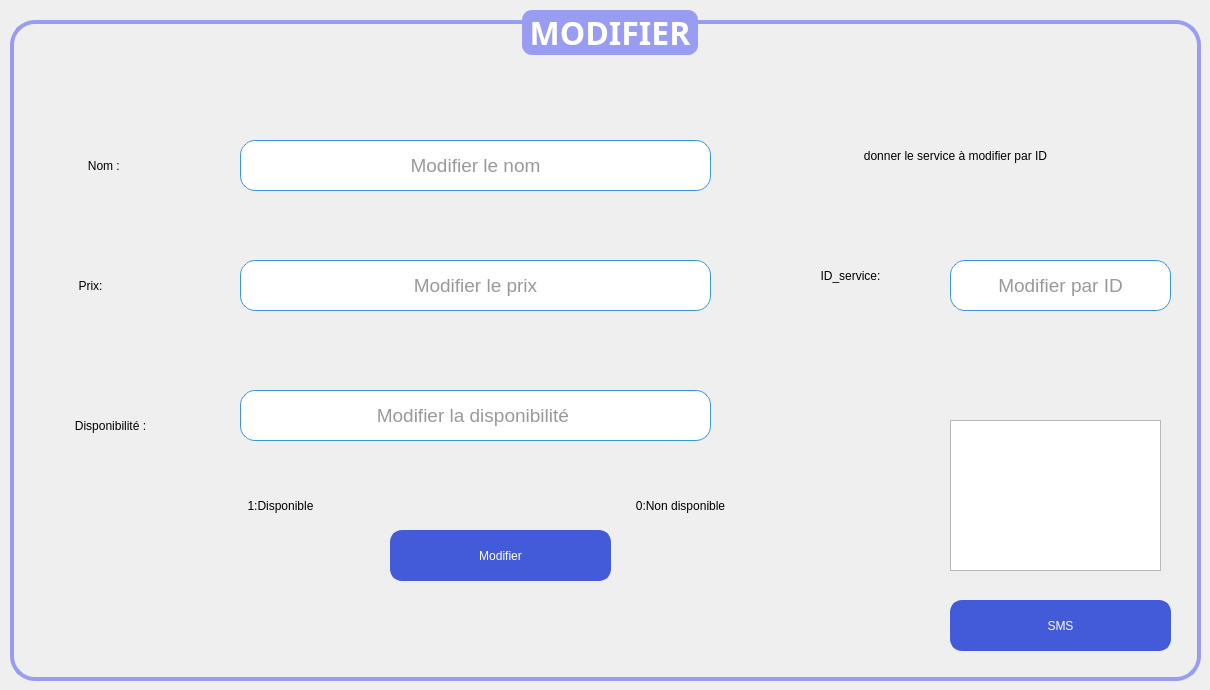
      <widget class="QWidget" name="Modifier_2">
       <attribute name="title">
        <string>modifier+SMS </string>
       </attribute>
       <widget class="QGroupBox" name="groupBox_9">
        <property name="geometry">
         <rect>
          <x>10</x>
          <y>10</y>
          <width>1191</width>
          <height>671</height>
         </rect>
        </property>
        <property name="font">
         <font>
          <family>Trebuchet MS</family>
          <pointsize>24</pointsize>
          <bold>true</bold>
         </font>
        </property>
        <property name="styleSheet">
         <string notr="true">/* Style de base pour la QGroupBox */
QGroupBox {
    border: 4px solid #999DF2; /* Bordure de la même couleur que le fond du titre */
    border-radius: 25px; /* Coins arrondis */
    margin-top: 10px; /* Marge en haut */
}

/* Style du titre de la QGroupBox */
QGroupBox::title {
    subcontrol-origin: margin;
    subcontrol-position: top center;
    padding: 0 3px;
    background-color: #999DF2; /* Fond remplacé par #999DF2 */
    color: #ffffff; /* Texte blanc pour le titre */
    border-radius: 10px; /* Coins arrondis du titre */
}

/* Style des QLabel à l'intérieur de la QGroupBox */
QLabel {
    color: #000000; /* Couleur du texte */
}

/* Style des QRadioButton à l'intérieur de la QGroupBox */
QRadioButton {
    color: #333333; /* Couleur du texte */
}

/* Style des QComboBox à l'intérieur de la QGroupBox */
QComboBox {
    background-color: #ffffff; /* Fond blanc */
    color: #333333; /* Couleur du texte */
    border: 1px solid #3498db; /* Bordure bleue */
    border-radius: 3px; /* Coins arrondis */
    padding: 2px; /* Espacement interne */
}

/* Style des QLineEdit à l'intérieur de la QGroupBox */
QLineEdit {
    background-color: #ffffff; /* Fond blanc */
    color: #333333; /* Couleur du texte */
    border: 1px solid #3498db; /* Bordure bleue */
    border-radius: 3px; /* Coins arrondis */
    padding: 2px; /* Espacement interne */
}

/* Style des QSpinBox à l'intérieur de la QGroupBox */
QSpinBox {
    background-color: #ffffff; /* Fond blanc */
    color: #333333; /* Couleur du texte */
    border: 1px solid #3498db; /* Bordure bleue */
    border-radius: 3px; /* Coins arrondis */
    padding: 2px; /* Espacement interne */
}

/* Style général pour les widgets lorsqu'ils sont désactivés */
QWidget:disabled {
    background-color: #f0f0f0; /* Fond gris clair pour les widgets désactivés */
    color: #a0a0a0; /* Couleur du texte grise pour les widgets désactivés */
}</string>
        </property>
        <property name="title">
         <string>MODIFIER</string>
        </property>
        <property name="alignment">
         <set>Qt::AlignmentFlag::AlignCenter</set>
        </property>
        <widget class="QLabel" name="label_44">
         <property name="geometry">
          <rect>
           <x>30</x>
           <y>140</y>
           <width>131</width>
           <height>31</height>
          </rect>
         </property>
         <property name="styleSheet">
          <string notr="true">font: italic 14pt &quot;Times New Roman&quot;;
border-radius :15px</string>
         </property>
         <property name="text">
          <string>Nom : </string>
         </property>
         <property name="alignment">
          <set>Qt::AlignmentFlag::AlignCenter</set>
         </property>
        </widget>
        <widget class="QLabel" name="label_46">
         <property name="geometry">
          <rect>
           <x>-10</x>
           <y>260</y>
           <width>181</width>
           <height>31</height>
          </rect>
         </property>
         <property name="styleSheet">
          <string notr="true">font: italic 14pt &quot;Times New Roman&quot;;
border-radius :15px</string>
         </property>
         <property name="text">
          <string>Prix:</string>
         </property>
         <property name="alignment">
          <set>Qt::AlignmentFlag::AlignCenter</set>
         </property>
        </widget>
        <widget class="QLabel" name="label_47">
         <property name="geometry">
          <rect>
           <x>30</x>
           <y>400</y>
           <width>141</width>
           <height>31</height>
          </rect>
         </property>
         <property name="styleSheet">
          <string notr="true">font: italic 14pt &quot;Times New Roman&quot;;
border-radius :15px</string>
         </property>
         <property name="text">
          <string>Disponibilité :</string>
         </property>
         <property name="alignment">
          <set>Qt::AlignmentFlag::AlignCenter</set>
         </property>
        </widget>
        <widget class="QLineEdit" name="l6">
         <property name="geometry">
          <rect>
           <x>230</x>
           <y>130</y>
           <width>471</width>
           <height>51</height>
          </rect>
         </property>
         <property name="font">
          <font>
           <pointsize>14</pointsize>
          </font>
         </property>
         <property name="styleSheet">
          <string notr="true">border-radius :15px</string>
         </property>
         <property name="alignment">
          <set>Qt::AlignmentFlag::AlignCenter</set>
         </property>
         <property name="placeholderText">
          <string>Modifier le nom</string>
         </property>
        </widget>
        <widget class="QLineEdit" name="l8">
         <property name="geometry">
          <rect>
           <x>230</x>
           <y>380</y>
           <width>471</width>
           <height>51</height>
          </rect>
         </property>
         <property name="font">
          <font>
           <pointsize>14</pointsize>
          </font>
         </property>
         <property name="styleSheet">
          <string notr="true">border-radius :15px</string>
         </property>
         <property name="alignment">
          <set>Qt::AlignmentFlag::AlignCenter</set>
         </property>
         <property name="placeholderText">
          <string>Modifier la disponibilité </string>
         </property>
        </widget>
        <widget class="QPushButton" name="modifierButton">
         <property name="geometry">
          <rect>
           <x>380</x>
           <y>520</y>
           <width>221</width>
           <height>51</height>
          </rect>
         </property>
         <property name="styleSheet">
          <string notr="true">/* Style de base pour le QPushButton */
QPushButton {
    background-color: #435AD9;  /* Bleu vif pour un look frais et moderne */
    color: #ffffff;              /* Texte blanc */
    border: 3px solid #435AD9;  /* Bordure de la même couleur que le fond */
    border-radius: 12px;        /* Coins arrondis */
    padding: 8px 12px;          /* Espacement interne */
    font: 75 18pt &quot;Times New Roman&quot;; /* Police en gras */
}

/* Style du QPushButton lorsqu'il est survolé */
QPushButton:hover {
    background-color: #5f7cd8;   /* Bleu plus clair au survol */
    border: 3px solid #5f7cd8;   /* Bordure de la même couleur que le fond survolé */
}

/* Style du QPushButton lorsqu'il est pressé (clic) */
QPushButton:pressed {
    background-color: #3b4fbf;   /* Bleu foncé au clic */
    border: 3px solid #3b4fbf;   /* Bordure de la même couleur que le fond pressé */
}

/* Style du QPushButton lorsqu'il est en focus (tabulation) */
QPushButton:focus {
    outline: none;               /* Supprimer le contour par défaut */
    border: 2px solid #2e8a56;  /* Bordure plus foncée lorsqu'en focus */
}

/* Style du QPushButton lorsqu'il est désactivé */
QPushButton:disabled {
    background-color: #b0b0b0;   /* Fond gris clair pour les boutons désactivés */
    color: #707070;              /* Couleur du texte grise pour les boutons désactivés */
    border: 2px solid #b0b0b0;   /* Bordure grise pour les boutons désactivés */
}

/* Style général pour les widgets lorsqu'ils sont désactivés */
QWidget:disabled {
    background-color: #f0f0f0;   /* Fond gris clair pour les widgets désactivés */
    color: #a0a0a0;              /* Couleur du texte grise pour les widgets désactivés */
}
</string>
         </property>
         <property name="text">
          <string>Modifier</string>
         </property>
        </widget>
        <widget class="QLineEdit" name="lineedit_id_modif_2">
         <property name="geometry">
          <rect>
           <x>940</x>
           <y>250</y>
           <width>221</width>
           <height>51</height>
          </rect>
         </property>
         <property name="font">
          <font>
           <pointsize>14</pointsize>
          </font>
         </property>
         <property name="styleSheet">
          <string notr="true">border-radius :15px</string>
         </property>
         <property name="alignment">
          <set>Qt::AlignmentFlag::AlignCenter</set>
         </property>
         <property name="placeholderText">
          <string>Modifier par ID</string>
         </property>
        </widget>
        <widget class="QLabel" name="label_52">
         <property name="geometry">
          <rect>
           <x>770</x>
           <y>250</y>
           <width>141</width>
           <height>31</height>
          </rect>
         </property>
         <property name="styleSheet">
          <string notr="true">font: italic 14pt &quot;Times New Roman&quot;;
border-radius :15px</string>
         </property>
         <property name="text">
          <string>ID_service:</string>
         </property>
         <property name="alignment">
          <set>Qt::AlignmentFlag::AlignCenter</set>
         </property>
        </widget>
        <widget class="QLabel" name="label_53">
         <property name="geometry">
          <rect>
           <x>760</x>
           <y>130</y>
           <width>371</width>
           <height>31</height>
          </rect>
         </property>
         <property name="styleSheet">
          <string notr="true">font: italic 14pt &quot;Times New Roman&quot;;
border-radius :15px</string>
         </property>
         <property name="text">
          <string>donner le service à modifier par ID</string>
         </property>
         <property name="alignment">
          <set>Qt::AlignmentFlag::AlignCenter</set>
         </property>
        </widget>
        <widget class="QLineEdit" name="l7">
         <property name="geometry">
          <rect>
           <x>230</x>
           <y>250</y>
           <width>471</width>
           <height>51</height>
          </rect>
         </property>
         <property name="font">
          <font>
           <pointsize>14</pointsize>
          </font>
         </property>
         <property name="styleSheet">
          <string notr="true">border-radius :15px</string>
         </property>
         <property name="alignment">
          <set>Qt::AlignmentFlag::AlignCenter</set>
         </property>
         <property name="placeholderText">
          <string>Modifier le prix</string>
         </property>
        </widget>
        <widget class="QLabel" name="label_54">
         <property name="geometry">
          <rect>
           <x>170</x>
           <y>480</y>
           <width>201</width>
           <height>31</height>
          </rect>
         </property>
         <property name="styleSheet">
          <string notr="true">font: italic 14pt &quot;Times New Roman&quot;;
border-radius :15px</string>
         </property>
         <property name="text">
          <string>1:Disponible</string>
         </property>
         <property name="alignment">
          <set>Qt::AlignmentFlag::AlignCenter</set>
         </property>
        </widget>
        <widget class="QLabel" name="label_55">
         <property name="geometry">
          <rect>
           <x>570</x>
           <y>480</y>
           <width>201</width>
           <height>31</height>
          </rect>
         </property>
         <property name="styleSheet">
          <string notr="true">font: italic 14pt &quot;Times New Roman&quot;;
border-radius :15px</string>
         </property>
         <property name="text">
          <string>0:Non disponible</string>
         </property>
         <property name="alignment">
          <set>Qt::AlignmentFlag::AlignCenter</set>
         </property>
        </widget>
        <widget class="QPushButton" name="sendSMSButton">
         <property name="geometry">
          <rect>
           <x>940</x>
           <y>590</y>
           <width>221</width>
           <height>51</height>
          </rect>
         </property>
         <property name="styleSheet">
          <string notr="true">/* Style de base pour le QPushButton */
QPushButton {
    background-color: #435AD9;  /* Bleu vif pour un look frais et moderne */
    color: #ffffff;              /* Texte blanc */
    border: 3px solid #435AD9;  /* Bordure de la même couleur que le fond */
    border-radius: 12px;        /* Coins arrondis */
    padding: 8px 12px;          /* Espacement interne */
    font: 75 18pt &quot;Times New Roman&quot;; /* Police en gras */
}

/* Style du QPushButton lorsqu'il est survolé */
QPushButton:hover {
    background-color: #5f7cd8;   /* Bleu plus clair au survol */
    border: 3px solid #5f7cd8;   /* Bordure de la même couleur que le fond survolé */
}

/* Style du QPushButton lorsqu'il est pressé (clic) */
QPushButton:pressed {
    background-color: #3b4fbf;   /* Bleu foncé au clic */
    border: 3px solid #3b4fbf;   /* Bordure de la même couleur que le fond pressé */
}

/* Style du QPushButton lorsqu'il est en focus (tabulation) */
QPushButton:focus {
    outline: none;               /* Supprimer le contour par défaut */
    border: 2px solid #2e8a56;  /* Bordure plus foncée lorsqu'en focus */
}

/* Style du QPushButton lorsqu'il est désactivé */
QPushButton:disabled {
    background-color: #b0b0b0;   /* Fond gris clair pour les boutons désactivés */
    color: #707070;              /* Couleur du texte grise pour les boutons désactivés */
    border: 2px solid #b0b0b0;   /* Bordure grise pour les boutons désactivés */
}

/* Style général pour les widgets lorsqu'ils sont désactivés */
QWidget:disabled {
    background-color: #f0f0f0;   /* Fond gris clair pour les widgets désactivés */
    color: #a0a0a0;              /* Couleur du texte grise pour les widgets désactivés */
}
</string>
         </property>
         <property name="text">
          <string>SMS</string>
         </property>
        </widget>
        <widget class="QPlainTextEdit" name="contenu">
         <property name="geometry">
          <rect>
           <x>940</x>
           <y>410</y>
           <width>211</width>
           <height>151</height>
          </rect>
         </property>
        </widget>
       </widget>
      </widget>
